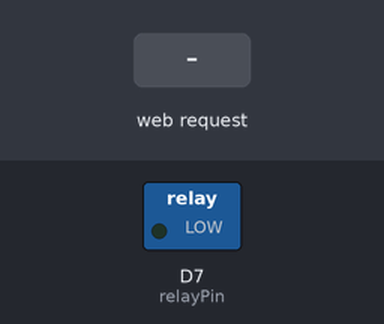
Recording of a sketch running on a simulated Arduino Uno R4 WiFi. On the bench: switched loads named in the sketch (green lamp = pin HIGH). Inputs (shaded band) come from the test bench. WiFi joins after 1.5 s; servers stay silent unless stated; what the sketch prints to the serial monitor is not drawn.

Above: at 5.7 s.
5.8 s: HTTP request GET /trigger received
7.4 s: HTTP request GET /info received
Timing chart, 0 to 10.4 s (numbered marks = the images above; inputs shaded):
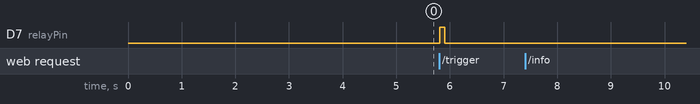

Measured:
- after the input at 5.8 s, D7 (relayPin): LOW → HIGH at once, → LOW 0.10 s later
- after the input at 7.4 s, every drawn part: stays the same

The sketch:

main.ino
```cpp
#include <WiFiS3.h>
#include "secrets.h"  // Include il file con le credenziali

// Definizione porta e pin
WiFiServer server(80);
const int relayPin = 7;     // Pin collegato al rel&egrave;
const int pulseTime = 100;  // Durata dell'impulso in millisecondi

// Funzione alternativa per ottenere la memoria libera
int freeMemory() {
  // Versione semplificata che restituisce un valore approssimativo
  // Questa è una stima, non un valore preciso
  return 32768 - millis() % 1000;  // Restituisce un valore variabile per test
}

void setup() {
  // Imposta la seriale a 9600 baud per maggiore compatibilità
  Serial.begin(9600);

  // Attendi che la seriale sia disponibile (importante per il debug)
  delay(3000);
  Serial.println("======================================");
  Serial.println("Arduino UNO R4 WiFi - REST to Relay");
  Serial.println("======================================");

  // Configurazione del pin del rel&egrave;
  Serial.println("[SETUP] Configurazione pin del rel&egrave;...");
  pinMode(relayPin, OUTPUT);
  digitalWrite(relayPin, LOW);  // Inizializza il rel&egrave; spento
  Serial.println("[SETUP] Pin rel&egrave; configurato come LOW");

  // Connessione alla rete WiFi
  Serial.println("[WIFI] Inizializzazione WiFi...");
  Serial.print("[WIFI] Tentativo di connessione a: ");
  Serial.println(ssid);

  WiFi.begin(ssid, password);

  int attempts = 0;
  while (WiFi.status() != WL_CONNECTED) {
    delay(500);
    Serial.print(".");
    attempts++;
    if (attempts > 20) {  // Timeout dopo 10 secondi
      Serial.println();
      Serial.println("[WIFI] Connessione fallita. Riavvio...");
      delay(1000);
      setup();  // Riavvia tutto il processo
      return;
    }
  }

  Serial.println();
  Serial.println("[WIFI] Connessione stabilita!");
  Serial.print("[WIFI] Indirizzo IP Arduino: ");
  Serial.println(WiFi.localIP());
  Serial.print("[WIFI] Potenza segnale: ");
  Serial.println(WiFi.RSSI());

  // Avvia il server
  Serial.println("[SERVER] Avvio del server web...");
  server.begin();
  Serial.println("[SERVER] Server avviato con successo");

  // Informazioni sul funzionamento
  Serial.println("======================================");
  Serial.println("[INFO] Per attivare il rel&egrave;, usa questo URL:");
  Serial.print("[INFO] http://");
  Serial.print(WiFi.localIP());
  Serial.println("/trigger");
  Serial.println("======================================");
}

void loop() {
  // Verifica periodicamente lo stato della connessione WiFi
  if (WiFi.status() != WL_CONNECTED) {
    Serial.println("[WIFI] Connessione persa. Riconnessione...");
    setup();
    return;
  }

  // Controlla se ci sono client connessi
  WiFiClient client = server.available();

  if (client) {
    Serial.println("[CLIENT] Nuovo client connesso");
    Serial.print("[CLIENT] Indirizzo remoto: ");
    IPAddress clientIP = client.remoteIP();
    Serial.println(clientIP);

    // Variabile per memorizzare la richiesta HTTP
    String currentLine = "";
    String requestLine = "";
    bool firstLine = true;

    // Inizializza un timer per il timeout
    unsigned long connectionTime = millis();

    // Continua finché il client è connesso
    while (client.connected() && millis() - connectionTime < 2000) {
      if (client.available()) {
        char c = client.read();

        // Registra la prima riga della richiesta HTTP
        if (firstLine) {
          if (c == '\n') {
            firstLine = false;
            Serial.print("[HTTP] Richiesta: ");
            Serial.println(requestLine);
          } else if (c != '\r') {
            requestLine += c;
          }
        }

        if (c == '\n') {
          // Se la linea corrente è vuota, significa che è la fine della richiesta HTTP
          if (currentLine.length() == 0) {
            Serial.println("[HTTP] Fine dell'intestazione della richiesta");

            // Ottieni l'indirizzo IP attuale
            IPAddress arduinoIP = WiFi.localIP();
            String ipString = arduinoIP.toString();

            // Verifica se la richiesta contiene "trigger"
            if (requestLine.indexOf("GET /trigger") >= 0) {
              Serial.println("[RELAY] Attivazione rel&egrave; richiesta");

              // Invia un impulso al pin del rel&egrave;
              Serial.println("[RELAY] Impostazione pin a HIGH");
              digitalWrite(relayPin, HIGH);

              Serial.print("[RELAY] Attesa di ");
              Serial.print(pulseTime);
              Serial.println(" ms");
              delay(pulseTime);

              Serial.println("[RELAY] Impostazione pin a LOW");
              digitalWrite(relayPin, LOW);

              Serial.println("[RELAY] Impulso completato");
            } else if (requestLine.indexOf("GET /info") >= 0) {
              Serial.println("[HTTP] Richiesta informazioni scheda");

              // Invia una risposta HTTP standard
              client.println("HTTP/1.1 200 OK");
              client.println("Content-type:text/html; charset=UTF-8");
              client.println("Connection: close");
              client.println();

              // Prepara le informazioni MAC e BSSID
              uint8_t mac[6];
              uint8_t bssid[6];
              WiFi.macAddress(mac);
              WiFi.BSSID(bssid);

              String macStr = "";
              for (int i = 0; i < 6; i++) {
                macStr += String(mac[i], HEX);
                if (i < 5) macStr += ":";
              }

              String bssidStr = "";
              for (int i = 0; i < 6; i++) {
                bssidStr += String(bssid[i], HEX);
                if (i < 5) bssidStr += ":";
              }

              // Invia la pagina HTML con le informazioni
              client.println("<!DOCTYPE html><html>");
              client.println("<head><meta name=\"viewport\" content=\"width=device-width, initial-scale=1\">");
              client.println("<meta charset=\"UTF-8\">");
              client.println("<title>Arduino Info</title>");
              client.println("<style>");
              client.println("body { font-family: Arial, sans-serif; margin: 20px; }");
              client.println(".info-box { background-color: #f0f0f0; padding: 10px; border-radius: 5px; margin-bottom: 15px; }");
              client.println("table { width: 100%; border-collapse: collapse; }");
              client.println("table, th, td { border: 1px solid #ddd; padding: 8px; }");
              client.println("th { background-color: #f2f2f2; }");
              client.println("</style>");
              client.println("</head><body>");

              client.println("<h1>Arduino UNO R4 WiFi - Informazioni</h1>");

              // Box con informazioni sulla rete
              client.println("<div class='info-box'>");
              client.println("<h2>Informazioni di rete</h2>");
              client.println("<table>");
              client.println("<tr><th>Parametro</th><th>Valore</th></tr>");
              client.println("<tr><td>Indirizzo IP</td><td>" + ipString + "</td></tr>");
              client.println("<tr><td>Subnet Mask</td><td>" + WiFi.subnetMask().toString() + "</td></tr>");
              client.println("<tr><td>Gateway</td><td>" + WiFi.gatewayIP().toString() + "</td></tr>");
              client.println("<tr><td>DNS</td><td>" + WiFi.dnsIP().toString() + "</td></tr>");
              client.println("<tr><td>MAC Address</td><td>" + macStr + "</td></tr>");
              client.println("<tr><td>SSID</td><td>" + String(WiFi.SSID()) + "</td></tr>");
              client.println("<tr><td>BSSID</td><td>" + bssidStr + "</td></tr>");
              client.println("<tr><td>Potenza segnale (RSSI)</td><td>" + String(WiFi.RSSI()) + " dBm</td></tr>");
              client.println("<tr><td>Stato connessione</td><td>" + String(WiFi.status()) + "</td></tr>");
              client.println("</table>");
              client.println("</div>");

              // Box con informazioni sul sistema
              client.println("<div class='info-box'>");
              client.println("<h2>Informazioni di sistema</h2>");
              client.println("<table>");
              client.println("<tr><th>Parametro</th><th>Valore</th></tr>");
              client.println("<tr><td>Versione firmware WiFi</td><td>" + String(WiFi.firmwareVersion()) + "</td></tr>");
              client.println("<tr><td>Tempo di attivit&agrave;</td><td>" + String(millis() / 1000) + " secondi</td></tr>");
              client.println("<tr><td>Memoria libera</td><td>" + String(freeMemory()) + " bytes</td></tr>");
              client.println("<tr><td>Pin rel&egrave;</td><td>" + String(relayPin) + "</td></tr>");
              client.println("<tr><td>Durata impulso</td><td>" + String(pulseTime) + " ms</td></tr>");
              client.println("</table>");
              client.println("</div>");

              // Aggiungi un link per tornare alla home
              client.println("<p><a href='/'>&laquo; Torna alla pagina principale</a></p>");

              client.println("</body></html>");
              Serial.println("[HTTP] Risposta info inviata");
            } else {
              Serial.println("[HTTP] Richiesta pagina principale");
            }

            // Invia una risposta HTTP standard
            Serial.println("[HTTP] Invio risposta HTTP...");
            client.println("HTTP/1.1 200 OK");
            client.println("Content-type:text/html; charset=UTF-8");
            client.println("Connection: close");
            client.println();

            // Invia la pagina HTML
            client.println("<!DOCTYPE html><html>");
            client.println("<head><meta name=\"viewport\" content=\"width=device-width, initial-scale=1\">");
            client.println("<meta charset=\"UTF-8\">");
            client.println("<title>Arduino Relay Control</title>");
            client.println("<style>");
            client.println("body { font-family: Arial, sans-serif; margin: 20px; }");
            client.println(".info-box { background-color: #f0f0f0; padding: 10px; border-radius: 5px; margin-bottom: 15px; }");
            client.println(".success { background-color: #d4edda; color: #155724; border: 1px solid #c3e6cb; }");
            client.println("</style>");
            client.println("</head><body>");

            // Aggiungi box con indirizzo IP
            client.println("<div class='info-box'>");
            client.println("<strong>Indirizzo IP Arduino:</strong> " + ipString);
            client.println("<br><strong>URLs disponibili:</strong>");
            client.println("<br>- <a href='/'>/</a> - Questa pagina");
            client.println("<br>- <a href='/trigger'>/trigger</a> - Attiva il rel&egrave;");
            client.println("<br>- <a href='/info'>/info</a> - Informazioni sulla scheda");
            client.println("</div>");

            if (requestLine.indexOf("GET /trigger") >= 0) {
              client.println("<div class='info-box success'>");
              client.println("<h2>Comando inviato con successo</h2>");
              client.println("<p>Il rel&egrave; sul pin " + String(relayPin) + " &egrave; stato attivato per " + String(pulseTime) + " ms</p>");
              client.println("</div>");
            } else {
              client.println("<h1>Arduino UNO R4 WiFi - REST Controller</h1>");
              client.println("<p>Per attivare il rel&egrave;, clicca sul pulsante qui sotto o visita <a href='/trigger'>/trigger</a></p>");
              client.println("<button onclick='location.href=\"/trigger\"' style='padding: 10px; background-color: #4CAF50; color: white; border: none; border-radius: 4px; cursor: pointer;'>Attiva rel&egrave;</button>");
            }

            client.println("</body></html>");
            Serial.println("[HTTP] Risposta inviata");

            break;

          } else {
            currentLine = "";
          }
        } else if (c != '\r') {
          // Aggiungi il carattere alla linea corrente
          currentLine += c;
        }
      }
    }

    // Chiudi la connessione
    client.stop();
    Serial.println("[CLIENT] Client disconnesso");
    Serial.println("======================================");
  }
}
```

secrets.h
```cpp
#ifndef SECRETS_H
#define SECRETS_H

// Configura qui le tue credenziali WiFi
const char* ssid = "";      // Sostituisci con il nome della tua rete WiFi
const char* password = "";  // Sostituisci con la password della tua rete WiFi

#endif
```
